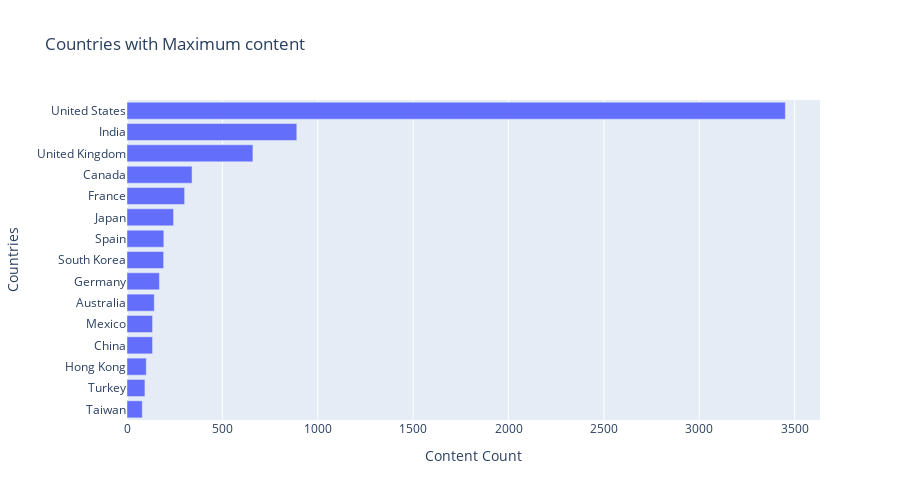

Write notebook code for a chart like this one.
### Code cell
# Plot bar chart for the top 15 countries with Maximum content.

trace=go.Bar(x=top_countries['count'][::-1],y=top_countries['country'][::-1],orientation='h')

data = [trace]
layout = go.Layout(title="Countries with Maximum content", height=500 ,legend=dict(x=0.1, y=1.1))

fig = go.Figure(data, layout=layout)

fig.update_xaxes(title_text='Content Count')
fig.update_yaxes(title_text='Countries')

fig.show()

fig.write_image("/content/drive/My Drive/Practical_Datasets/EDA on Netflix Content Dataset/Plots/Countries with Maximum Content.jpeg")

### Figure 1 — Plotly figure (JSON) as saved in the notebook; plotly's stock layout.template omitted (floating-point values rounded to 4 significant figures)
{"data": [{"y": ["Taiwan", "Turkey", "Hong Kong", "China", "Mexico", "Australia", "Germany", "South Korea", "Spain", "Japan", "France", "Canada", "United Kingdom", "India", "United States"], "x": [80, 94, 101, 134, 134, 143, 170, 192, 193, 244, 302, 341, 660, 890, 3451], "type": "bar", "orientation": "h"}], "layout": {"title": {"text": "Countries with Maximum content"}, "yaxis": {"title": {"text": "Countries"}}, "height": 500, "xaxis": {"title": {"text": "Content Count"}}, "legend": {"y": 1.1, "x": 0.1}}}
